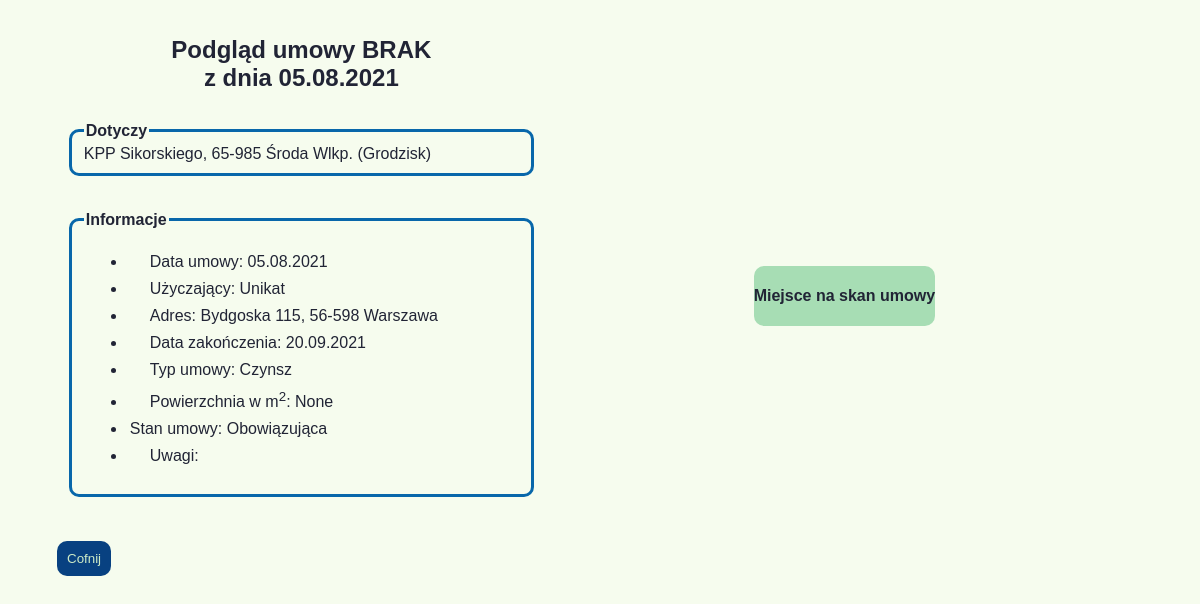
The app's page /umowy/podglad/2/ (signed in), older data.
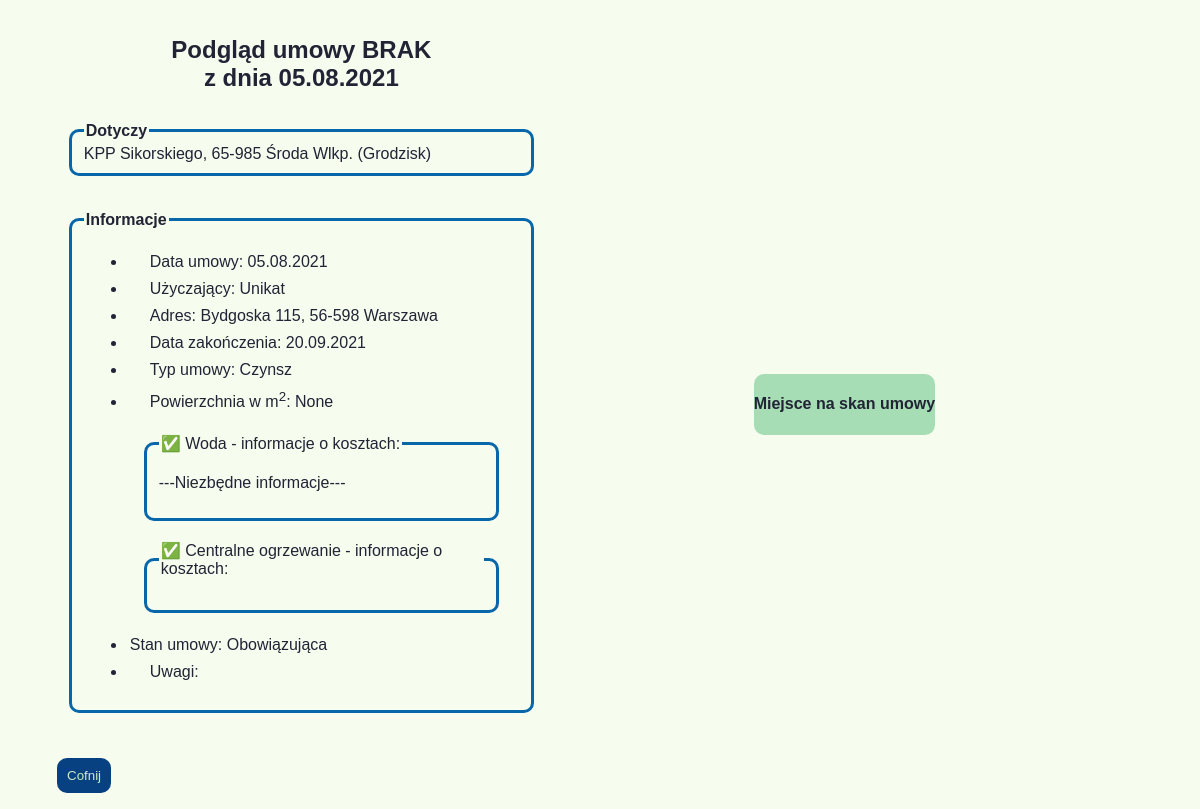
The same page, newer data.
### umowyapp/models.py (models this page shows, shortened)
class Umowy(models.Model):
    data_umowy = models.DateField(null=False)
    nr_umowy = models.CharField(max_length=20, null=True, default="BRAK")
    podstawa_prawna = models.ForeignKey(Podstawa_prawna, on_delete=models.CASCADE, blank=True)
    nazwa_uzyczajacego = models.CharField(max_length=30, null=True)
    adres_uzyczajacego = models.CharField(max_length=30, null=True)
    kod_pocztowy_uzyczajacego = models.CharField(max_length=6, null=True)
    miasto_uzyczajacego = models.CharField(max_length=20, null=True)
    okres_obowiazywania = models.DateField(blank=True, default="")
    typ_umowy = models.ForeignKey(Rodzaj_umowy, on_delete=models.CASCADE)
    pow_uzyczona = models.DecimalField(max_digits=4, decimal_places=2, null=True, blank=True)
    rodzaj_kosztow_prad = models.BooleanField()
    informacje_prad = models.TextField(null=True, default="---Niezbędne informacje---")
    rodzaj_kosztow_gaz = models.BooleanField()
    informacje_gaz = models.TextField(null=True, default="---Niezbędne informacje---")
    rodzaj_kosztow_woda = models.BooleanField()
    informacje_woda = models.TextField(null=True, default="---Niezbędne informacje---")
    rodzaj_kosztow_co = models.BooleanField()
    informacje_co = models.TextField(null=True, default="---Niezbędne informacje---")
    powiaty_jedn = models.ForeignKey(Powiaty_Wlkp, on_delete=models.CASCADE)
    rodzaj_jedn = models.ForeignKey(Rodzaje_jednostek, on_delete=models.CASCADE)
    adres_jedn = models.CharField(max_length=30, null=True)
    miasto_jedn = models.CharField(max_length=20, null=True)
    kod_pocztowy_jedn = models.CharField(max_length=6, null=True)
    skan_umowy = models.FileField(upload_to='umowy_pdf', null=True, blank=True)
    stan_umowy = models.ForeignKey(Stan_umow, on_delete=models.CASCADE, blank=False, default=1)
    uwagi = models.TextField(null=True, blank=True, default="")
    deleted = models.BooleanField(null=False, default=0)

class Rodzaje_jednostek(models.Model):
    rodzaj = models.CharField(max_length=4, null=False)
    def __str__(self):
        return self.rodzaj_jedn()
    def rodzaj_jedn(self):
        return "{}".format(self.rodzaj)

class Powiaty_Wlkp(models.Model):
    powiat = models.CharField(max_length=12, null=False)
    def __str__(self):
        return self.powiat_jedn()
    def powiat_jedn(self):
        return "{}".format(self.powiat)

class Rodzaj_umowy(models.Model):
    rodz_um = models.CharField(max_length=6, default="Czynsz")
    def __str__(self):
        return self.rodzaj_um()
    def rodzaj_um(self):
        return "{}".format(self.rodz_um)

class Stan_umow(models.Model):
    stan = models.CharField(max_length=14, null=False)
    def __str__(self):
        return self.stan_umowy()
    def stan_umowy(self):
        return "{}".format(self.stan)

### umowyapp/views.py (the view)
# urls.py: path('podglad/<int:id>/', podglad_umow, name="podglad_umowy"),
@login_required
def podglad_umow(request, id):
    podglad = Umowy.objects.get(pk=id)
    form = UmowyForm(request.FILES or None, instance=podglad)
    return render(request, 'podglad.html', {'podglad': podglad})

### templates/podglad.html (shortened to what this page needs)
{%extends 'start.html'%}
{%block strona%}
<section xmlns="http://www.w3.org/1999/html">
    <div class="podglad_box">
        <h2 class="naglowek_podglad">Podgląd umowy {{podglad.nr_umowy}}<br>z dnia {{podglad.data_umowy}}</h2>
        <form class="podglad_umow">
            <fieldset>
                <legend><b>Dotyczy</b></legend>
                <span>{{podglad.rodzaj_jedn}} {{podglad.adres_jedn}}, {{podglad.kod_pocztowy_jedn}} {{podglad.miasto_jedn}} ({{podglad.powiaty_jedn}})</span>
            </fieldset>
        </form>
        <form class="podglad_umow">
            <fieldset>
                <legend> <b>Informacje</b></legend>
                <ul>
                    <li> <label>Data umowy: {{podglad.data_umowy}}</label></li>
                    <li> <label>Użyczający: {{podglad.nazwa_uzyczajacego }}</label></li>
                    <li> <label> Adres: {{podglad.adres_uzyczajacego}},
                        {{podglad.kod_pocztowy_uzyczajacego}} {{podglad.miasto_uzyczajacego}}</label>
                    </li>
                    <li> <label>Data zakończenia: {{podglad.okres_obowiazywania}}</label></li>
                    <li> <label>Typ umowy: {{podglad.typ_umowy}}</label></li>
                    <li> <label>Powierzchnia w m<sup>2</sup>: {{podglad.pow_uzyczona}}</label></li>
                    {%if podglad.rodzaj_kosztow_woda == True%}
                     <form>
                    <fieldset class="media">
                        <legend class="aktywne"> Woda - informacje o kosztach: </legend>
                    <p>{{podglad.informacje_woda}}</p>
                    </fieldset>
                    </form>
                    {%endif%}
                    {%if podglad.rodzaj_kosztow_co == True%}
                    <form>
                    <fieldset class="media">
                        <legend class="aktywne"> Centralne ogrzewanie - informacje o kosztach: </legend>
                    </fieldset>
                    </form>
                    {%endif%}
                    <li> Stan umowy: {{podglad.stan_umowy}}</li>
                    <li> <label>Uwagi: {{podglad.uwagi}}</label></li>
                </ul>
            </fieldset>
        </form>
        <div class="cofni_podgląd">
            <a href="{% url 'wszystkie_umowy'%}"><button class="button-general button-back">Cofnij</button></a>
        </div>
    </div>
    <div class="pdf_viev">
        {%if podglad.skan_umowy %}
        <embed src="/doc/{{podglad.skan_umowy}}#toolbar=0" type="application/pdf"/>
        {%else%}
        <h4>Miejsce na skan umowy</h4>
        {%endif%}
    </div>
</section>
{%endblock%}

Row changes from the older to the newer data that the page shows:
changed Umowy "BRAK": rodzaj_kosztow_woda False → True (drawn); informacje_woda (not shown) → "---Niezbędne informacje---"; rodzaj_kosztow_co False → True (drawn)
Text that changed along with them:
text now shown: "Woda - informacje o kosztach: Centralne ogrzewanie - informacje o kosztach:"
